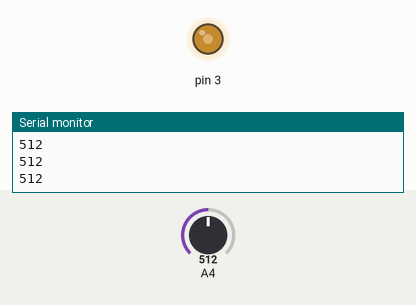
The sketch below on a simulated Arduino Uno, built with avr-gcc and run on an emulated ATmega328P. Parts: output pins drawn as LEDs (lit = HIGH), the last lines printed to the serial monitor. The inputs (shaded band) are chosen by the test bench; at power-on: A4 = 512.

Above: at 1.2 s.
1.3 s: A4 set to 716
At 2.2 s:
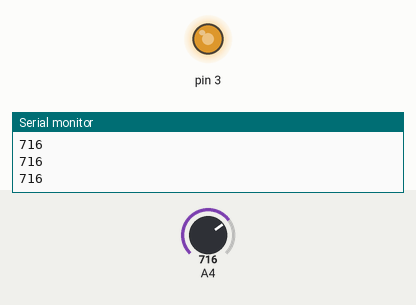
2.8 s: A4 set to 900
At 3.4 s:
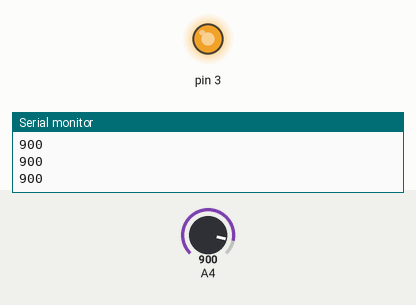
4.3 s: A4 set to 122
At 5.5 s:
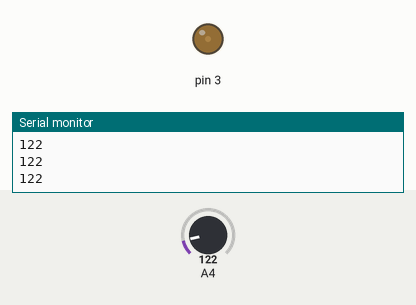
5.8 s: A4 set to 0
At 6.8 s:
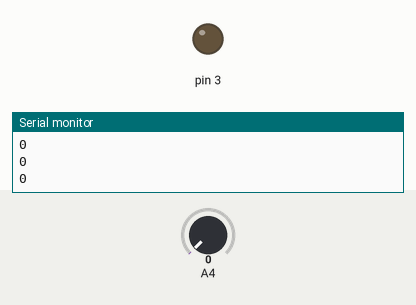
7.3 s: A4 set to 511
At 8.0 s:
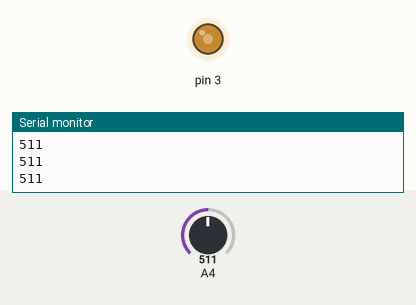
Timing chart, 0 to 9.8 s (numbered marks = the images above; inputs shaded):
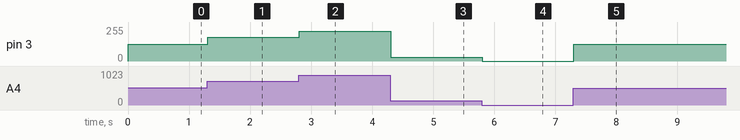

The sketch:

AnalogCoverter.ino
```cpp
void setup() {
  // put your setup code here, to run once:
Serial.begin(9600);
}

void loop() {
  int sensorValue = analogRead(12);
  Serial.println(sensorValue);
  analogWrite(3,map(sensorValue,0,1023,0,255));
  // put your main code here, to run repeatedly:

}
```

Measured:
- after the input at 1.3 s, pin 3: 127/255 → 178/255 at once
- after the input at 2.8 s, pin 3: 178/255 → 224/255 at once
- after the input at 4.3 s, pin 3: 224/255 → 30/255 at once
- after the input at 5.8 s, pin 3: 30/255 → 0/255 at once
- after the input at 7.3 s, pin 3: 0/255 → 127/255 at once
